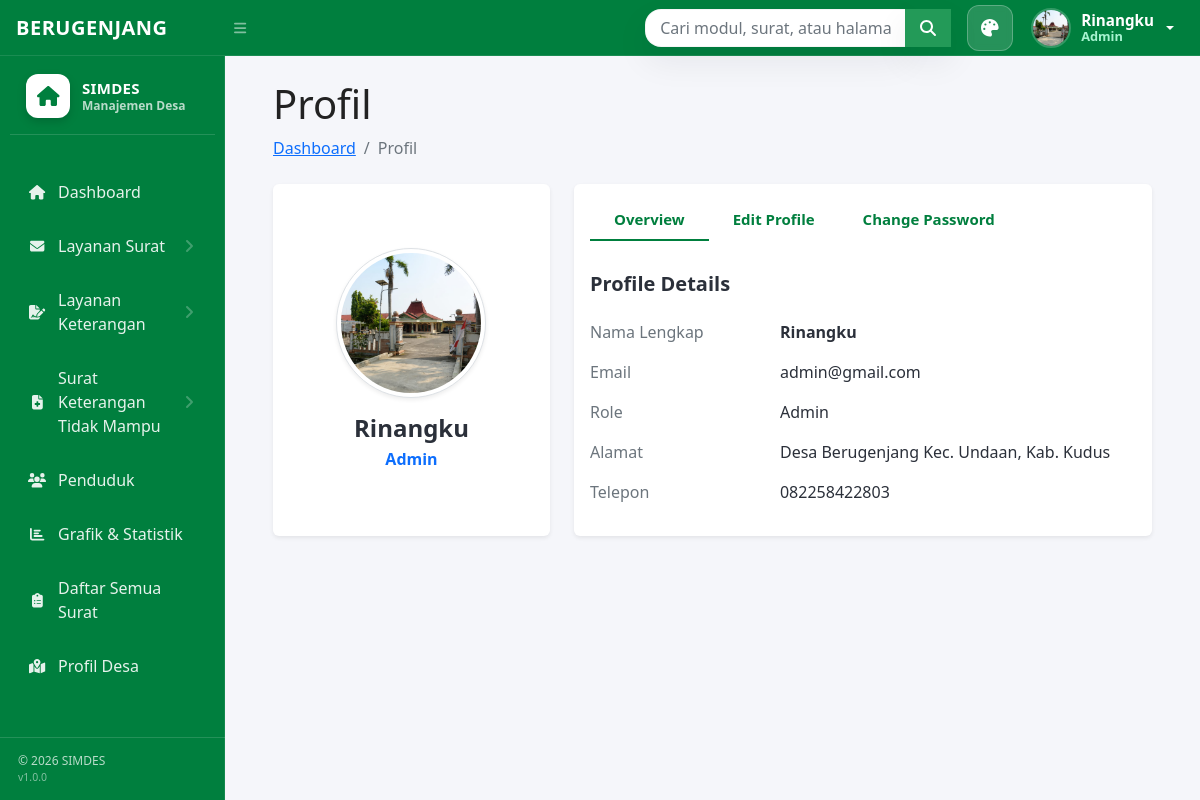
Screenshot of /index.php?page=profil (signed in) with the database file from the repository.
### tables this page shows
CREATE TABLE `tb_user` (
  `user_id` int(11) NOT NULL,
  `nama` varchar(50) DEFAULT NULL,
  `email` varchar(50) DEFAULT NULL,
  `password` varchar(255) DEFAULT NULL,
  `role` char(50) DEFAULT NULL,
  `profile_picture` varchar(50) DEFAULT NULL,
  `alamat` varchar(50) DEFAULT NULL,
  `telepon` varchar(50) DEFAULT NULL
);

### profil.php (the view, shortened to what this page needs)
<?php
$koneksi = mysqli_connect("localhost", "root", "", "db_balaidesa");
$user_id = isset($_SESSION['user_id']) ? (int) $_SESSION['user_id'] : 0;
$query_user = mysqli_query($koneksi, "SELECT * FROM tb_user WHERE user_id = $user_id");
$user = mysqli_fetch_assoc($query_user);
$role = isset($_SESSION['role']) ? $_SESSION['role'] : $user['role'];
$role_label = ucfirst($role);
$stored_profile_picture = !empty($user['profile_picture']) ? $user['profile_picture'] : '';
$profile_picture = 'uplouds/logo.png';
if (!empty($stored_profile_picture)) {
    if (file_exists($stored_profile_picture)) {
        $profile_picture = $stored_profile_picture;
    } elseif (file_exists('uploads/profil/' . $stored_profile_picture)) {
        $profile_picture = 'uploads/profil/' . $stored_profile_picture;
    }
}
?>
<div class="container-fluid px-4">
    <h1 class="mt-4">Profil</h1>
    <ol class="breadcrumb mb-4">
        <li class="breadcrumb-item"><a href="index.php">Dashboard</a></li>
        <li class="breadcrumb-item active">Profil</li>
    </ol>
    <div class="row">
        <div class="col-xl-4 col-lg-5 mb-4">
            <div class="card shadow-sm border-0 text-center py-4 h-100">
                <div class="card-body d-flex flex-column align-items-center justify-content-center">
                    <div class="position-relative mb-3">
                        <img src="<?= htmlspecialchars($profile_picture) ?>" alt="Profile Picture"
                            class="rounded-circle img-thumbnail shadow-sm"
                            style="width: 150px; height: 150px; object-fit: cover;">
                    </div>
                    <h4 class="font-weight-bold mb-1 text-dark"><?= htmlspecialchars($user['nama']) ?></h4>
                    <p class="text-primary font-weight-600 mb-0"><?= htmlspecialchars($role_label) ?></p>
                </div>
            </div>
        </div>
        <div class="col-xl-8 col-lg-7 mb-4">
            <div class="card shadow-sm border-0 h-100">
                <div class="card-header bg-transparent border-0 pt-3">
                    <ul class="nav nav-tabs border-bottom-0" id="profileTab" role="tablist">
                        <li class="nav-item" role="presentation">
                            <button class="nav-link active px-4 font-weight-bold" id="overview-tab" data-bs-toggle="tab"
                                data-bs-target="#overview" type="button" role="tab" aria-controls="overview"
                                aria-selected="true" style="color: #007f3e;">Overview</button>
                        </li>
                        <li class="nav-item" role="presentation">
                            <button class="nav-link px-4 font-weight-bold" id="edit-tab" data-bs-toggle="tab"
                                data-bs-target="#edit" type="button" role="tab" aria-controls="edit"
                                aria-selected="false" style="color: #007f3e;">Edit Profile</button>
                        </li>
                        <li class="nav-item" role="presentation">
                            <button class="nav-link px-4 font-weight-bold" id="password-tab" data-bs-toggle="tab"
                                data-bs-target="#password" type="button" role="tab" aria-controls="password"
                                aria-selected="false" style="color: #007f3e;">Change Password</button>
                        </li>
                    </ul>
                </div>
                <div class="card-body">
                    <div class="tab-content pt-2" id="profileTabContent">
                        <div class="tab-pane fade show active" id="overview" role="tabpanel"
                            aria-labelledby="overview-tab">
                            <h5 class="card-title font-weight-bold mb-4 text-dark">Profile Details</h5>
                            <div class="row mb-3">
                                <div class="col-md-4 text-muted">Nama Lengkap</div>
                                <div class="col-md-8 text-dark font-weight-bold"><?= htmlspecialchars($user['nama']) ?>
                                </div>
                            </div>
                            <div class="row mb-3">
                                <div class="col-md-4 text-muted">Email</div>
                                <div class="col-md-8 text-dark"><?= htmlspecialchars($user['email']) ?></div>
                            </div>
                            <div class="row mb-3">
                                <div class="col-md-4 text-muted">Role</div>
                                <div class="col-md-8 text-dark"><?= htmlspecialchars($role_label) ?></div>
                            </div>
                            <div class="row mb-3">
                                <div class="col-md-4 text-muted">Alamat</div>
                                <div class="col-md-8 text-dark"><?= htmlspecialchars($user['alamat'] ?? '') ?></div>
                            </div>
                            <div class="row mb-3">
                                <div class="col-md-4 text-muted">Telepon</div>
                                <div class="col-md-8 text-dark"><?= htmlspecialchars($user['telepon'] ?? '') ?></div>
                            </div>
                        </div>
                    </div>
                </div>
            </div>
        </div>
    </div>
</div>

### rows the page displays
tb_user: profile_picture (picture), nama "Rinangku", email "admin@gmail.com", alamat "Desa Berugenjang Kec. Undaan, Kab. Kudus", telepon "082258422803"

### other values shown
$user_nama "Rinangku"
$user_role "Admin"
$role_label "Admin"
